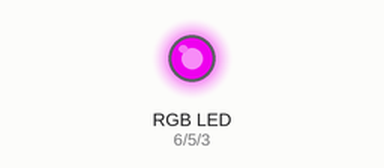
Recording of a sketch running on a simulated Arduino Uno, built with avr-gcc and run on an emulated ATmega328P. Parts: an RGB LED mixed from three pins (HIGH = lit). Dim RGB values are drawn brighter than linear.

Above: at 0.05 s.
At 2.0 s:
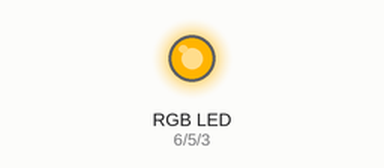
At 3.0 s:
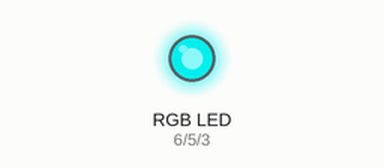
At 4.0 s:
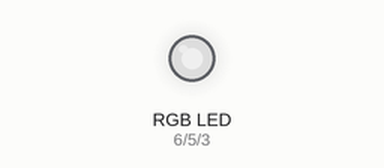
Timing chart, 0 to 5.2 s (numbered marks = the images above):
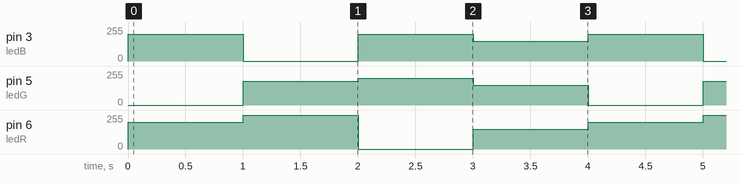

Measured:
- by itself, pin 3 (ledB): repeats every 4.0 s: 0/255 1.0 s, 200/255 1.0 s, 150/255 1.0 s, 200/255 1.0 s
- by itself, pin 5 (ledG): repeats every 4.0 s: 200/255 1.0 s, 150/255 1.0 s, 0/255 1.0 s, 180/255 1.0 s
- by itself, pin 6 (ledR): repeats every 4.0 s: 255/255 1.0 s, 0/255 1.0 s, 150/255 1.0 s, 200/255 1.0 s

The sketch:

rgb-cycle.ino
```cpp
// RGB-cykel — Arduino-kursen, Träff 2
// Bygger upp färger genom att blanda röd, grön och blå med olika styrka.
// Hårdvara: gemensam katod RGB-LED. Tre 220 Ω-resistorer:
//   R → D6   G → D5   B → D3   gemensam katod → GND.

const int ledR = 6;
const int ledG = 5;
const int ledB = 3;

void setup() {
  pinMode(ledR, OUTPUT);
  pinMode(ledG, OUTPUT);
  pinMode(ledB, OUTPUT);
}

void loop() {
  // Lila: röd + blå
  analogWrite(ledR, 200);
  analogWrite(ledG,   0);
  analogWrite(ledB, 200);
  delay(1000);

  // Gult: röd + grön
  analogWrite(ledR, 255);
  analogWrite(ledG, 180);
  analogWrite(ledB,   0);
  delay(1000);

  // Cyan: grön + blå
  analogWrite(ledR,   0);
  analogWrite(ledG, 200);
  analogWrite(ledB, 200);
  delay(1000);

  // Vit: alla tre på samma nivå
  analogWrite(ledR, 150);
  analogWrite(ledG, 150);
  analogWrite(ledB, 150);
  delay(1000);
}
```
